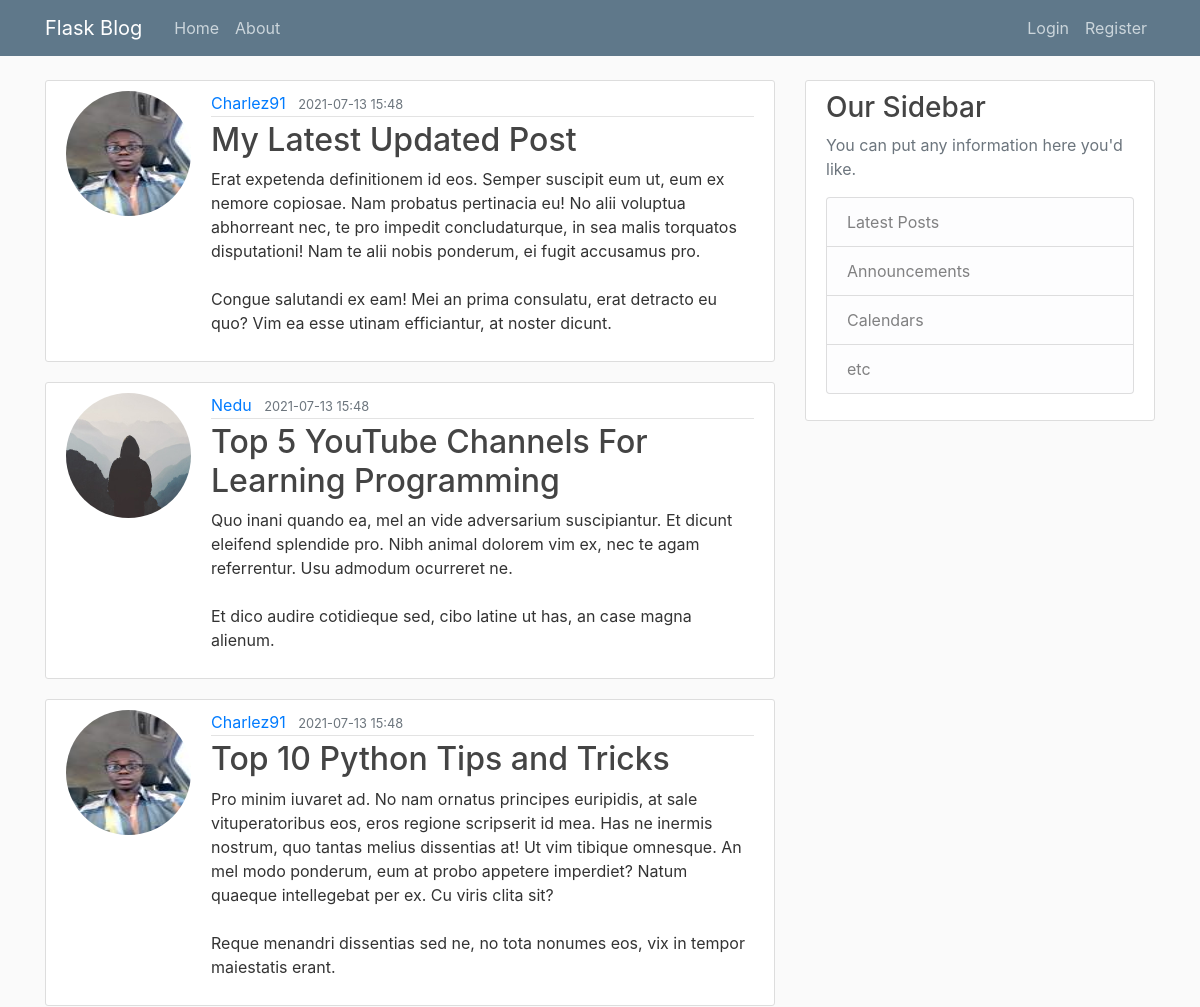
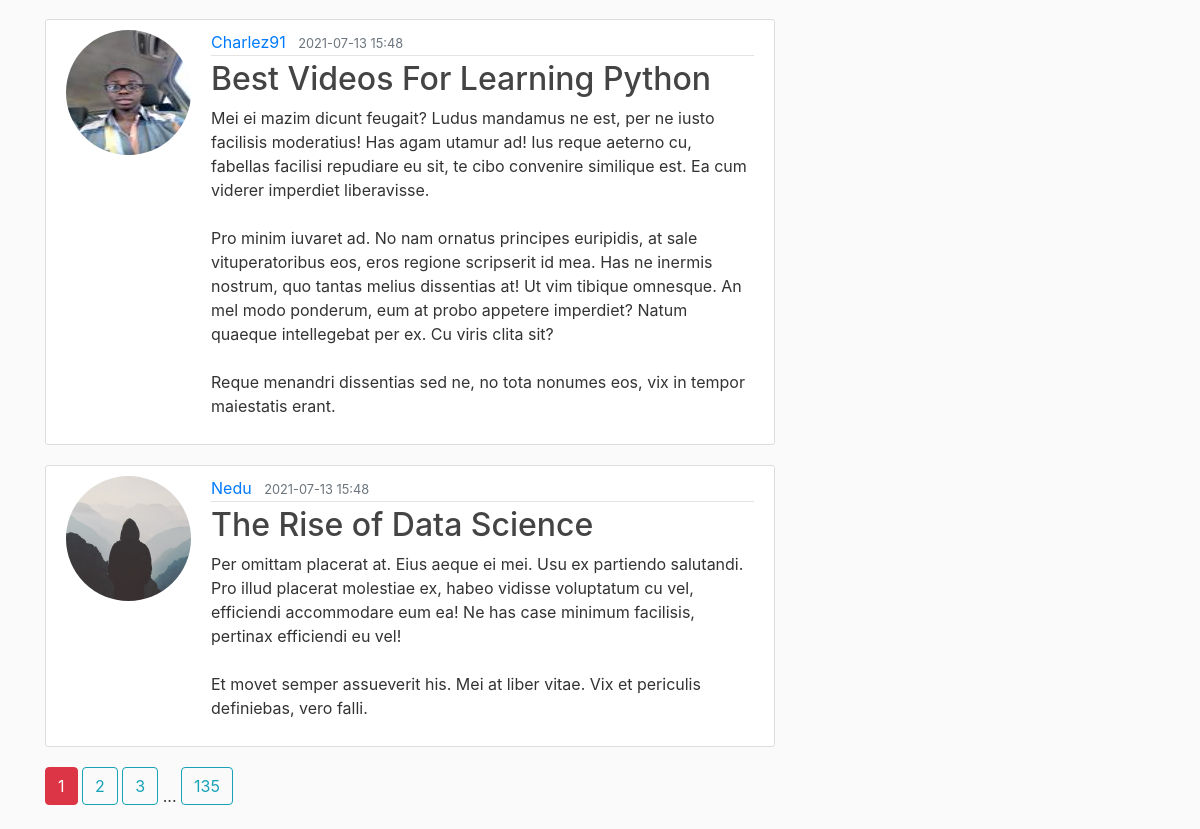
The page /home on the database its author committed (2 pictures, top to bottom).
### flaskblog/models.py (models this page shows, shortened)
class Post(db.Model):
	id = db.Column(db.Integer, primary_key= True)
	title = db.Column(db.String(100), nullable= False)
	date_posted = db.Column(db.DateTime, nullable= False, default= datetime.utcnow)
	content = db.Column(db.Text, nullable= False)
	user_id = db.Column(db.Integer, db.ForeignKey('user.id'), nullable=False)

class User(db.Model, UserMixin):
	id = db.Column(db.Integer, primary_key = True)
	username = db.Column(db.String(20), unique= True, nullable=False)
	email = db.Column(db.String(120), unique = True, nullable=False)
	image_file = db.Column (db.String(20), nullable=False, default='default.jpg')
	password = db.Column(db.String(60), nullable=False)
	posts = db.relationship('Post', backref='author', lazy=True)

### flaskblog/routes.py (the view)
@app.route('/')
@app.route('/home')
def home():
	page = request.args.get('page', 1, type=int)
	posts = Post.query.order_by(Post.date_posted.desc()).paginate(page=page, per_page=5)
	return render_template ('home.html', posts=posts)

### flaskblog/templates/home.html
{% extends "layout.html" %}
{% block content%}
	{% for post in posts.items: %}
		<article class="media content-section">
		  <img class="rounded-circle account-img" src=" {{ url_for('static', filename='profile_pics/' + post.author.image_file) }} ">
		  <div class="media-body">
		    <div class="article-metadata">
		      <a class="mr-2" href="{{url_for ('user_posts', username = post.author.username)}}">{{ post.author.username }}</a>
		      <small class="text-muted">{{ post.date_posted.strftime('%Y-%m-%d %H:%M') }}</small>
		    </div>
		    <h2><a class="article-title" href="{{url_for('post', post_id= post.id)}}">{{ post.title }}</a></h2>
		    <p class="article-content">{{ post.content }}</p>
		  </div>
		</article>
	{% endfor %}
	{% for page_num in posts.iter_pages(left_edge=1, right_edge=1, left_current=2, right_current=3)%}
	{% if page_num %}
		{% if posts.page==page_num%}
			<a class="btn btn-danger mb-4" href="{{url_for ('home', page=page_num)}}">{{ page_num }}</a>
		{% else %}
			<a class="btn btn-outline-info mb-4" href="{{url_for ('home', page=page_num)}}">{{ page_num }}</a>
		{% endif %}
	{% else %}
	...
	{% endif %}
	{% endfor%}
{% endblock content %}

### flaskblog/templates/layout.html (shortened to what this page needs)
<!DOCTYPE html>
<html>
<head>
    <link rel="stylesheet" href="https://maxcdn.bootstrapcdn.com/bootstrap/4.0.0/css/bootstrap.min.css">
    <link rel="stylesheet" type="text/css" href="{{url_for('static',filename='main.css')}}">
</head>
<body>
	<header class="site-header">
	  <nav class="navbar navbar-expand-md navbar-dark bg-steel fixed-top">
	    <div class="container">
	      <a class="navbar-brand mr-4" href="{{ url_for('home')}}">Flask Blog</a>
	      <div class="collapse navbar-collapse" id="navbarToggle">
	        <div class="navbar-nav mr-auto">
	       		<a class="nav-item nav-link" href="{{ url_for('home')}}">Home</a>
	          	<a class="nav-item nav-link" href="{{url_for('about')}}">About</a>
	        </div>
	        <div class="navbar-nav">
	        	{% if current_user.is_authenticated %}
	        		<a class="nav-item nav-link" href="{{ url_for('new_post')}}">New Post</a>
	        	 	<a class="nav-item nav-link" href="{{ url_for('account')}}">Account</a>
	         	 	<a class="nav-item nav-link" href="{{url_for('logout')}}">Logout</a>
	  			{% else %}
	          		<a class="nav-item nav-link" href="{{url_for('login')}}">Login</a>
	          		<a class="nav-item nav-link" href="{{url_for('register')}}">Register</a>
	          	{% endif %}
	        </div>
	      </div>
	    </div>
	  </nav>
	</header>
	<main role="main" class="container">
	  <div class="row">
	    <div class="col-md-8">
	      {% block content %}{% endblock %}
	    </div>
	    <div class="col-md-4">
	      <div class="content-section">
	        <h3>Our Sidebar</h3>
	        <p class='text-muted'>You can put any information here you'd like.
	          <ul class="list-group">
	            <li class="list-group-item list-group-item-light">Latest Posts</li>
	            <li class="list-group-item list-group-item-light">Announcements</li>
	            <li class="list-group-item list-group-item-light">Calendars</li>
	            <li class="list-group-item list-group-item-light">etc</li>
	          </ul>
	        </p>
	      </div>
	    </div>
	  </div>
	</main>
</body>
</html>

### flaskblog/static/main.css (style rules this page uses)
body { background: #fafafa; color: #333333; margin-top: 5rem; }
h1, h2, h3, h4, h5, h6 { color: #444444; }
.bg-steel { background-color: #5f788a; }
.site-header .navbar-nav .nav-link { color: #cbd5db; }
.content-section { background: #ffffff; padding: 10px 20px; border: 1px solid #dddddd; border-radius: 3px; margin-bottom: 20px; }
.article-title { color: #444444; }
.article-content { white-space: pre-line; }
.article-metadata { padding-bottom: 1px; margin-bottom: 4px; border-bottom: 1px solid #e3e3e3 }
.account-img { height: 125px; width: 125px; margin-right: 20px; margin-bottom: 16px; }

### rows shown on the page
Post: image_file (picture), author.username "Charlez91", date_posted "2021-07-13 15:48", title "My Latest Updated Post", content "Erat expetenda definitionem id eos. Semper suscipit eum ut, eum ex nemore copiosae. Nam probatus pertinacia eu! No alii voluptua abhorreant nec, te pro impedit concludaturque, in sea malis torquatos disputationi! Nam te alii nobis ponderum, ei fugit accusamus pro. Congue salutandi ex eam! Mei an prima consulatu, erat detracto eu quo? Vim ea esse utinam efficiantur, at noster dicunt."
Post: image_file (placeholder picture), author.username "Nedu", date_posted "2021-07-13 15:48", title "Top 5 YouTube Channels For Learning Programming", content "Quo inani quando ea, mel an vide adversarium suscipiantur. Et dicunt eleifend splendide pro. Nibh animal dolorem vim ex, nec te agam referrentur. Usu admodum ocurreret ne. Et dico audire cotidieque sed, cibo latine ut has, an case magna alienum."
Post: image_file (picture), author.username "Charlez91", date_posted "2021-07-13 15:48", title "Top 10 Python Tips and Tricks", content "Pro minim iuvaret ad. No nam ornatus principes euripidis, at sale vituperatoribus eos, eros regione scripserit id mea. Has ne inermis nostrum, quo tantas melius dissentias at! Ut vim tibique omnesque. An mel modo ponderum, eum at probo appetere imperdiet? Natum quaeque intellegebat per ex. Cu viris clita sit? Reque menandri dissentias sed ne, no tota nonumes eos, vix in tempor maiestatis erant."
Post: image_file (picture), author.username "Charlez91", date_posted "2021-07-13 15:48", title "Best Videos For Learning Python", content "Mei ei mazim dicunt feugait? Ludus mandamus ne est, per ne iusto facilisis moderatius! Has agam utamur ad! Ius reque aeterno cu, fabellas facilisi repudiare eu sit, te cibo convenire similique est. Ea cum viderer imperdiet liberavisse. Pro minim iuvaret ad. No nam ornatus principes euripidis, at sale vituperatoribus eos, eros regione scripserit id mea. Has ne inermis nostrum, quo tantas melius dissentias at! Ut vim tibique omnesque. An mel modo ponderum, eum at probo appetere imperdiet? Natum quaeque intellegebat per ex. Cu viris clita sit? Reque menandri dissentias sed ne, no tota nonumes eos, vix in tempor maiestatis erant."
Post: image_file (placeholder picture), author.username "Nedu", date_posted "2021-07-13 15:48", title "The Rise of Data Science", content "Per omittam placerat at. Eius aeque ei mei. Usu ex partiendo salutandi. Pro illud placerat molestiae ex, habeo vidisse voluptatum cu vel, efficiendi accommodare eum ea! Ne has case minimum facilisis, pertinax efficiendi eu vel! Et movet semper assueverit his. Mei at liber vitae. Vix et periculis definiebas, vero falli."

### other values the page prints
{{ page_num }} "1"
{{ page_num }} "2" "3" "135"
